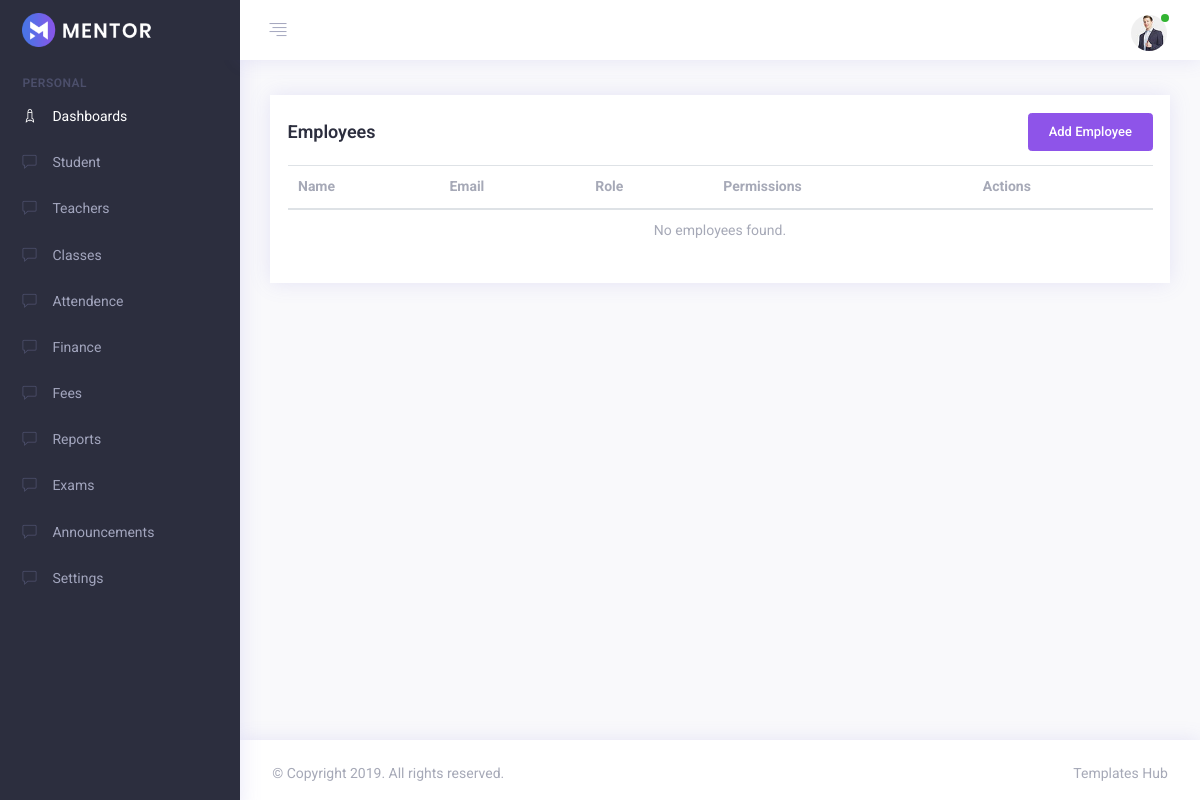
Page /App/Modules/School_Admin/views/employee/employee.php (signed in) on the earlier database version.
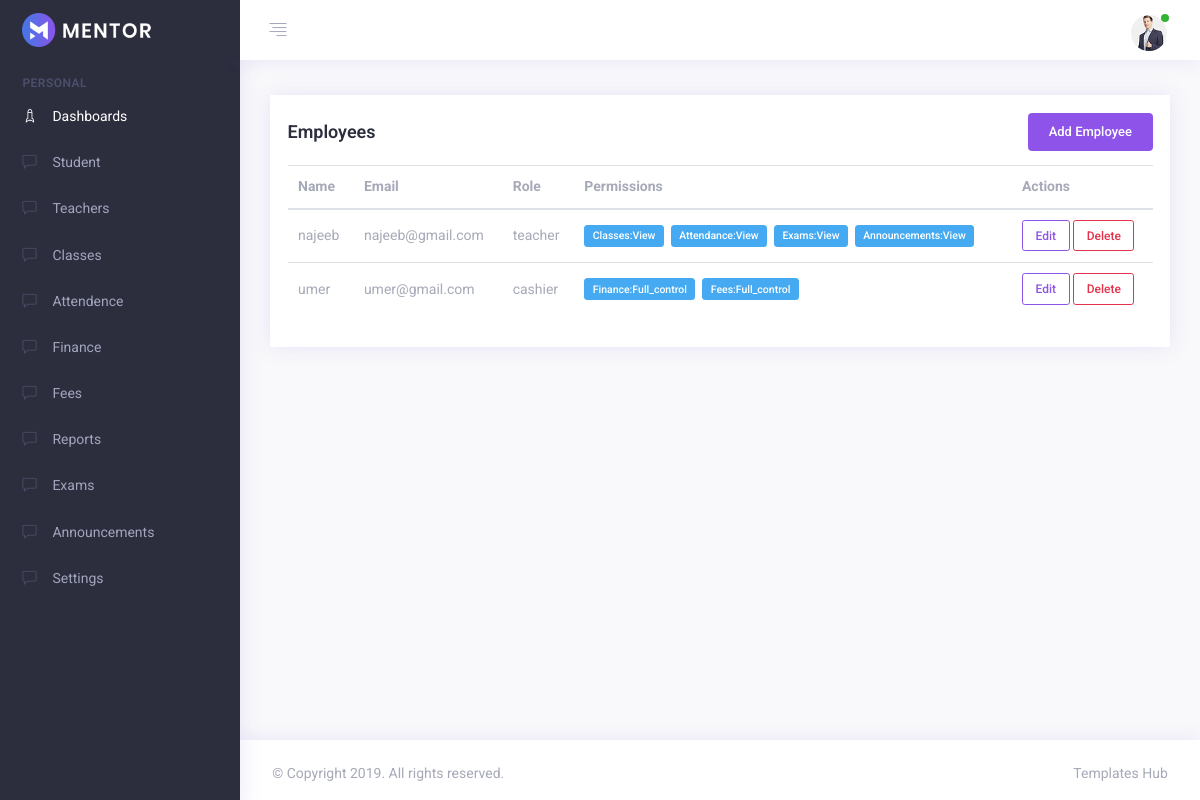
Same page on the later database version.
### tables this page shows
CREATE TABLE `employees` (
  `id` int(11) NOT NULL,
  `school_id` int(11) NOT NULL,
  `name` varchar(191) NOT NULL,
  `email` varchar(191) NOT NULL,
  `password` varchar(255) NOT NULL,
  `role_id` varchar(100) DEFAULT NULL,
  `phone` varchar(30) DEFAULT NULL,
  `permissions` longtext DEFAULT NULL CHECK (json_valid(`permissions`)),
  `status` tinyint(1) NOT NULL DEFAULT 1,
  `last_login` datetime DEFAULT NULL,
  `created_at` timestamp NOT NULL DEFAULT current_timestamp(),
  `updated_at` timestamp NOT NULL DEFAULT current_timestamp() ON UPDATE current_timestamp()
);

### App/Modules/School_Admin/Views/employee/employee.php (the view, shortened to what this page needs)
<?php
if (!isset($employees)) {
    require_once __DIR__ . '/../../../../Config/connection.php';
    try {
        $stmt = $DB_con->query('SELECT id, name, email, role_id, permissions FROM employees ORDER BY id DESC');
        $rows = $stmt->fetchAll(PDO::FETCH_ASSOC);
        $employees = [];
        foreach ($rows as $r) {
            $perms = [];
            if (!empty($r['permissions'])) {
                $tmp = json_decode($r['permissions'], true);
                if (is_array($tmp)) $perms = $tmp;
            }
            $employees[] = ['id' => $r['id'], 'name' => $r['name'], 'email' => $r['email'], 'role_id' => $r['role_id'], 'permissions' => $perms];
        }
    } catch (Exception $e) {
        $employees = [];
    }
}
?>
<!DOCTYPE html>
<html lang="en">
<head>
    <link rel="stylesheet" type="text/css" href="../../../../../public/assets/css/vendors.css" />
    <link rel="stylesheet" type="text/css" href="../../../../../public/assets/css/style.css" />
</head>
<body>
    <div class="app">
        <div class="app-wrap">
            <header class="app-header top-bar">
                <?php include_once __DIR__ . '/../../include/navbar.php'; ?>
            </header>
            <div class="app-container">
                <?php include_once __DIR__ . '/../../include/sidebar.php'; ?>
                <div class="app-main" id="main">
                    <div class="container-fluid">
                        <div class="row">
                            <div class="col-12">
                                <div class="card">
                                    <div class="card-body">
                                        <div class="d-flex align-items-center justify-content-between mb-3">
                                            <h4 class="mb-0">Employees</h4>
                                            <div>
                                                <button class="btn btn-primary" id="addEmployeeBtn" data-toggle="modal" data-target="#employeeModal">Add Employee</button>
                                            </div>
                                        </div>
                                        <div class="table-responsive">
                                            <table class="table table-hover" id="employeesTable">
                                                <thead>
                                                    <tr>
                                                        <th>Name</th>
                                                        <th>Email</th>
                                                        <th>Role</th>
                                                        <th>Permissions</th>
                                                        <th>Actions</th>
                                                    </tr>
                                                </thead>
                                                <tbody>
                                                    <?php if (isset($employees) && is_array($employees) && count($employees) > 0): ?>
                                                        <?php foreach ($employees as $e): ?>
                                                            <tr>
                                                                <td><?= htmlspecialchars($e['name']) ?></td>
                                                                <td><?= htmlspecialchars($e['email']) ?></td>
                                                                <td><?= htmlspecialchars($e['role_id'] ?? '-') ?></td>
                                                                <td>
                                                                    <?php if (!empty($e['permissions'])): foreach ($e['permissions'] as $p): ?>
                                                                        <span class="badge badge-info mr-1 text-capitalize"><?= htmlspecialchars($p) ?></span>
                                                                    <?php endforeach; else: ?>
                                                                        <span class="text-muted">—</span>
                                                                    <?php endif; ?>
                                                                </td>
                                                                <td>
                                                                    <button class="btn btn-sm btn-outline-primary edit-employee" data-id="<?= $e['id'] ?>" data-name="<?= htmlspecialchars($e['name'], ENT_QUOTES,'UTF-8') ?>" data-email="<?= htmlspecialchars($e['email'], ENT_QUOTES,'UTF-8') ?>" data-role="<?= htmlspecialchars($e['role_id'] ?? '', ENT_QUOTES,'UTF-8') ?>" data-perms="<?= htmlspecialchars(json_encode($e['permissions']), ENT_QUOTES,'UTF-8') ?>">Edit</button>
                                                                    <a href="delete_employee.php?id=<?= $e['id'] ?>" class="btn btn-sm btn-outline-danger" onclick="return confirm('Delete this employee?');">Delete</a>
                                                                </td>
                                                            </tr>
                                                        <?php endforeach; ?>
                                                    <?php else: ?>
                                                        <tr><td colspan="5" class="text-center">No employees found.</td></tr>
                                                    <?php endif; ?>
                                                </tbody>
                                            </table>
                                        </div>
                                    </div>
                                </div>
                            </div>
                        </div>
                    </div>
                </div>
            </div>
            <footer class="footer">
                <div class="row">
                    <div class="col-12 col-sm-6 text-center text-sm-left"><p>&copy; Copyright 2019. All rights reserved.</p></div>
                    <div class="col col-sm-6 ml-sm-auto text-center text-sm-right"><p><a target="_blank" href="https://www.templateshub.net">Templates Hub</a></p></div>
                </div>
            </footer>
        </div>
    </div>
</body>
</html>

### App/Modules/School_Admin/include/navbar.php (shortened to what this page needs)
<nav class="navbar navbar-expand-md">
                  <div class="navbar-header d-flex align-items-center">
                      <a class="navbar-brand" href="index.html">
                          <img src="../../../../../public/assets/img/logo.png" class="img-fluid logo-desktop" alt="logo" />
                      </a>
                  </div>
                   <div class="collapse navbar-collapse" id="navbarSupportedContent">
                      <div class="navigation d-flex">
                          <ul class="navbar-nav nav-left">
                              <li class="nav-item">
                                  <a href="javascript:void(0)" class="nav-link sidebar-toggle">
                                      <i class="ti ti-align-right"></i>
                                  </a>
                              </li>
                              <li class="nav-item full-screen d-none d-lg-block" id="btnFullscreen">
                                  <a href="javascript:void(0)" class="nav-link expand">
                                  </a>
                              </li>
                          </ul>
                          <ul class="navbar-nav nav-right ml-auto">
                              <li class="nav-item dropdown user-profile">
                                  <a href="javascript:void(0)" class="nav-link dropdown-toggle " id="navbarDropdown4" role="button" data-toggle="dropdown" aria-haspopup="true" aria-expanded="false">
                                      <img src="../../../../../public/assets/img/avtar/02.jpg" alt="avtar-img">
                                      <span class="bg-success user-status"></span>
                                  </a>
                              </li>
                          </ul>
                      </div>
                  </div>
              </nav>

### App/Modules/School_Admin/include/sidebar.php
<aside class="app-navbar">
                    <div class="sidebar-nav scrollbar scroll_light">
                        <ul class="metismenu " id="sidebarNav">
                            <li class="nav-static-title">Personal</li>
                            <li class="active">
                                <a href="../../views/dashboard/index.php" aria-expanded="false">
                                    <i class="nav-icon ti ti-rocket"></i>
                                    <span class="nav-title">Dashboards</span>
                                </a>
                            </li>
                            <li><a href="../../views/students/students.php" aria-expanded="false"><i class="nav-icon ti ti-comment"></i><span class="nav-title">Student</span></a> </li>
                            <li><a href="../../views/staff/staff.php" aria-expanded="false"><i class="nav-icon ti ti-comment"></i><span class="nav-title">Teachers</span></a> </li>
                            <li><a href="../../views/classes/classes.php" aria-expanded="false"><i class="nav-icon ti ti-comment"></i><span class="nav-title">Classes</span></a> </li>
                            <li><a href="../../views/settings/setting.php" aria-expanded="false"><i class="nav-icon ti ti-comment"></i><span class="nav-title">Attendence</span></a> </li>
                            <li><a href="../../views/finance/finance.php" aria-expanded="false"><i class="nav-icon ti ti-comment"></i><span class="nav-title">Finance</span></a> </li>
                            <li><a href="../../views/fees/fees.php" aria-expanded="false"><i class="nav-icon ti ti-comment"></i><span class="nav-title">Fees</span></a> </li>
                            <li><a href="../../views/settings/setting.php" aria-expanded="false"><i class="nav-icon ti ti-comment"></i><span class="nav-title">Reports</span></a> </li>
                            <li><a href="../../views/settings/setting.php" aria-expanded="false"><i class="nav-icon ti ti-comment"></i><span class="nav-title">Exams</span></a> </li>
                            <li><a href="../../views/settings/setting.php" aria-expanded="false"><i class="nav-icon ti ti-comment"></i><span class="nav-title">Announcements</span></a> </li>
                            <li><a href="../../views/settings/setting.php" aria-expanded="false"><i class="nav-icon ti ti-comment"></i><span class="nav-title">Settings</span></a> </li>
                        </ul>
                    </div>
                </aside>

Differences in the rows shown:
added employees: name "najeeb", email "najeeb@gmail.com", role "teacher", p "Classes:view", p "Attendance:view", p "Exams:view", p "Announcements:view"
added employees: name "umer", email "umer@gmail.com", role "cashier", p "Finance:full_control", p "Fees:full_control"
Other differences:
text no longer shown: "No employees found."
